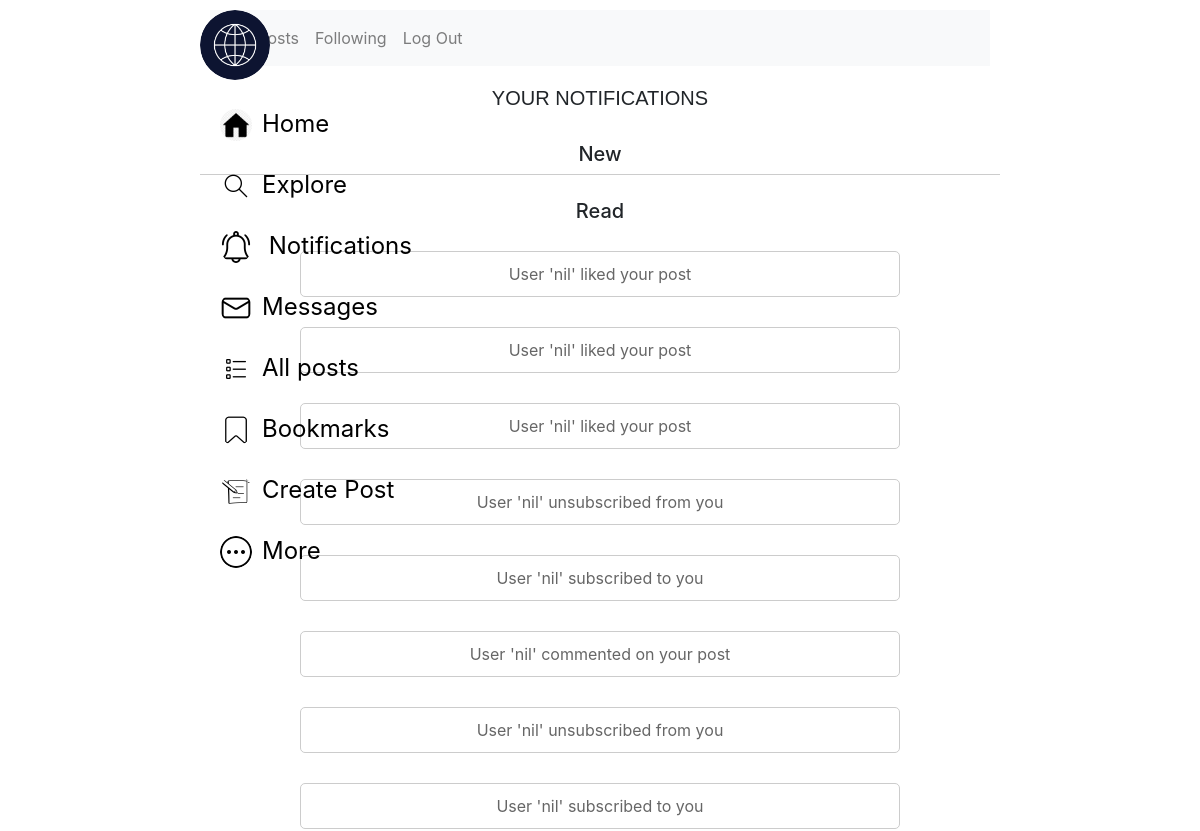
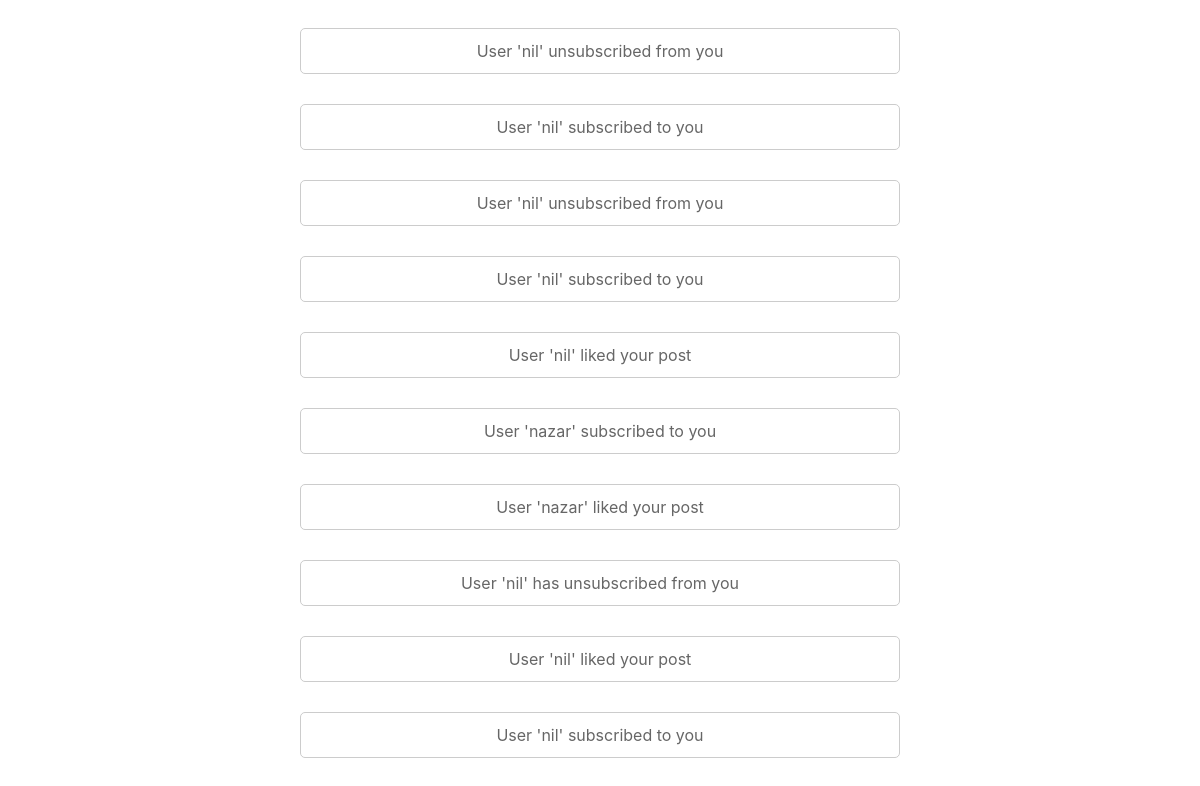
The page /notifications (signed in) on the database as committed earlier (2 pictures, top to bottom).
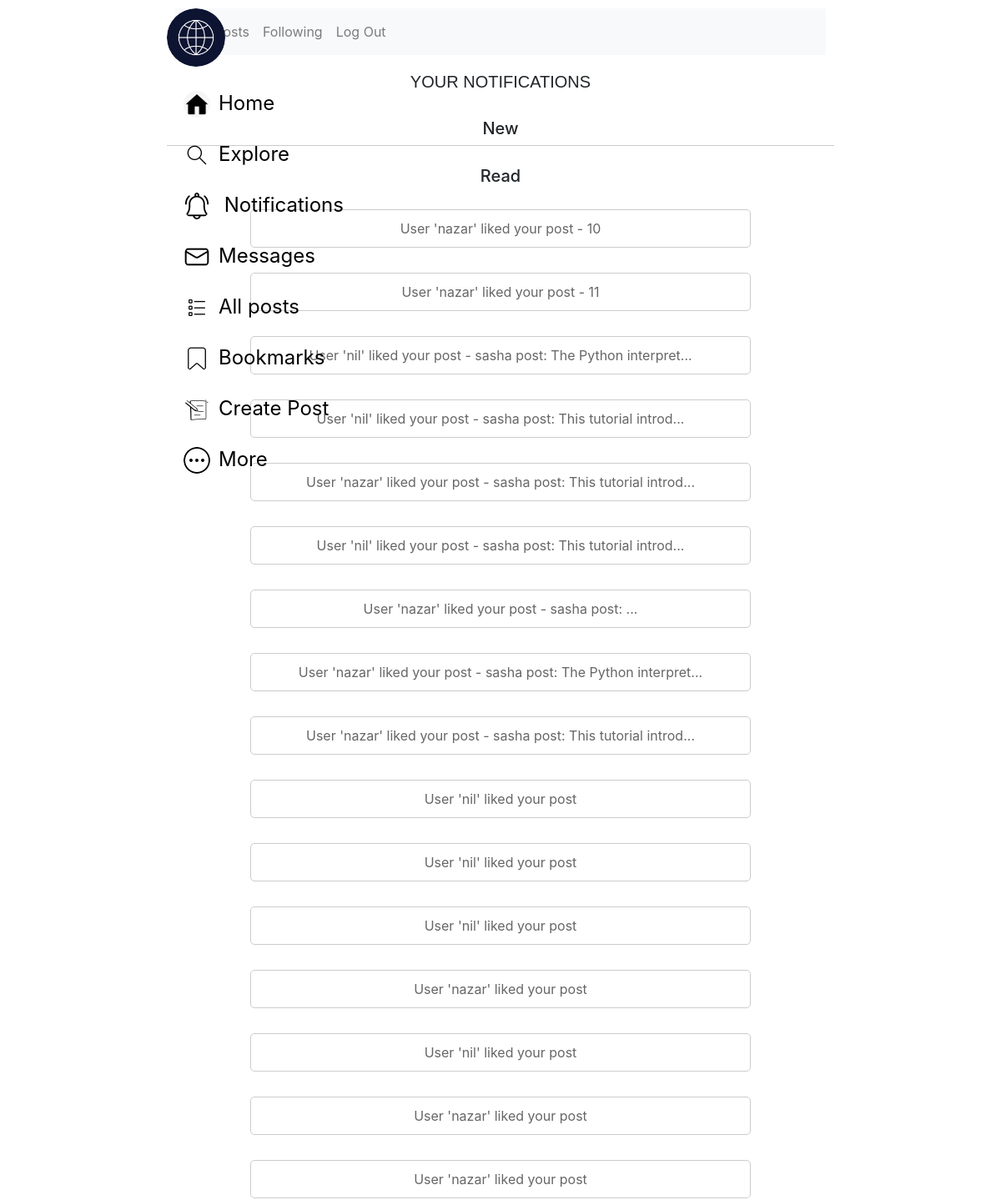
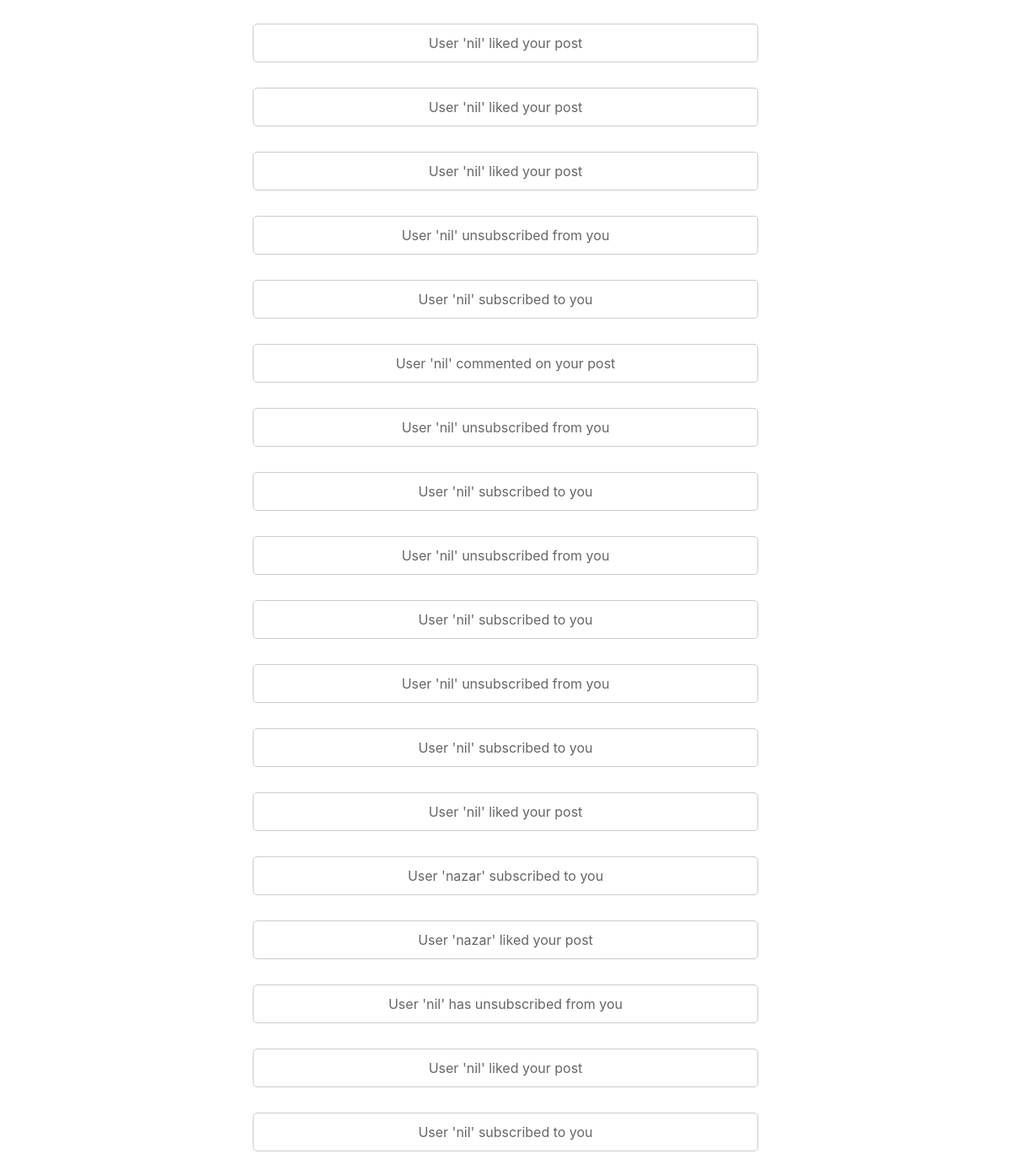
The same page on the database as committed later (2 pictures, top to bottom).
### network/models.py (models this page shows, shortened)
class Notification(models.Model):
    is_seen = models.BooleanField(default=False)
    message = models.TextField()
    timestamp = models.DateTimeField(auto_now_add=True)
    user = models.ForeignKey(User, on_delete=models.CASCADE)

### network/views.py (the view, shortened to what this page needs)
# urls.py: path("notifications", NotificationListView.as_view(), name="notifications"),
class NotificationListView(LoginRequiredMixin, ListView):
    model = Notification
    template_name = 'network/notifications.html'
    def get_queryset(self):
        return Notification.objects.filter(user=self.request.user).order_by("-timestamp")

### network/models.py (called while the page is built)
    def get_absolute_url(self):
        return reverse('user_profile', args=[str(self.username)])

### network/templates/network/notifications.html (shortened to what this page needs)
{% extends "network/layout.html" %}
{% load social_share %}
{% load static %}
{% block body %}
    <div class="centered-div"><h4>Your notifications</h4></div>
    <br>
    <div class="centered-div"><h5>New</h5></div>
    <hr><br>
    <div class="centered-div"><h5>Read</h5></div>
    {% for notification in object_list %}
        {% if notification.is_seen == True %}
        <div class="notification-container">
            <div class="notification read">
                <p>{{notification.message}}</p>
            </div>
        </div>
        {% endif %}
    {% endfor %}
{% endblock %}

### network/templates/network/layout.html (shortened to what this page needs)
{% load static %}
<!DOCTYPE html>
<html lang="en">
    <head>
        <link rel="stylesheet" href="https://stackpath.bootstrapcdn.com/bootstrap/4.4.1/css/bootstrap.min.css">
        <link href="{% static 'network/css/styles.css' %}" rel="stylesheet">
    </head>
    <body>
        <div class="centered">
        <nav class="navbar navbar-expand-lg navbar-light bg-light">
            <div class="navbar-nav">
              <ul class="navbar-nav mr-auto">
                <li class="nav-item">
                  <a class="nav-link" href="{% url 'index' %}">All Posts</a>
                </li>
                {% if user.is_authenticated %}
                    <li class="nav-item">
                        <a class="nav-link" href="{% url 'following' %}">Following</a>
                    </li>
                    <li class="nav-item">
                        <a class="nav-link" href="{% url 'logout' %}">Log Out</a>
                    </li>
                {% endif %}
              </ul>
            </div>
          </nav>
        </div>
            <img src="{% static 'network/img/social-media-icon.png' %}" alt="image" class="social-icon">
        <div class="left-sidebar">
        <ul>
            <li><a href="{{ user.get_absolute_url }}"><img src="{% static 'network/img/home2.png' %}" alt="image" class="menu-icon">Home</a></li>
            <li><a href="{% url 'explore' %}"><img src="{% static 'network/img/search.png' %}" alt="image" class="menu-icon">Explore</a></li>
            <li><a href="{% url 'notifications' %}" class="notification-link"><img src="{% static 'network/img/notification.png' %}" alt="image" class="menu-icon" id="notification"> Notifications</a></li>
            <li><a href="{% url 'chat' user.pk %}"><img src="{% static 'network/img/messages.png' %}" alt="image" class="menu-icon">Messages</a></li>
            <li><a href="{% url 'index' %}"><img src="{% static 'network/img/lists.png' %}" alt="image" class="menu-icon">All posts</a></li>
            <li><a href="{% url 'bookmarks' %}"><img src="{% static 'network/img/bookmarks.png' %}" alt="image" class="menu-icon">Bookmarks</a></li>
            <li><a href="{% url 'create_post' %}"><img src="{% static 'network/img/create_post.png' %}" alt="image" class="menu-icon">Create Post</a></li>
            <li><a href="#"><img src="{% static 'network/img/more.png' %}" alt="image" class="menu-icon">More</a></li>
        </ul>
    </div>
        <div class="body">
            {% block body %}
            {% endblock %}
        </div>
    </body>
</html>

### network/static/network/css/styles.css (style rules this page uses)
.left-sidebar { position: absolute; left: 200px; width: 300px; color: black; padding: 20px; height: 65%; }
.left-sidebar ul { list-style: none; padding: 0; }
.left-sidebar ul li { margin-bottom: 25px; }
.left-sidebar a { text-decoration: none; color: black; font-size: 24px; }
.navbar-nav { display: flex; justify-content: center; }
.menu-icon { width: 32px; height: 32px; display: inline-block; border-radius: 50%; font-size: 20px; margin-right: 10px; }
.centered { width: 800px; margin: 0 auto; margin-bottom: 10px; padding: 10px; }
.social-icon { position: absolute; left: 200px; top: 10px; width: 70px; border-radius: 50%; margin-right: 10px; }
.centered-div { display: flex; align-items: center; justify-content: center; }
.notification-container { text-align: center; margin: 20px auto; max-width: 600px; height: 100%; display: flex; flex-direction: column; justify-content: space-around; }
.notification { padding: 10px; border-radius: 5px; margin-bottom: 10px; font-size: 16px; line-height: 1.5; }
.read { background-color: #fff; color: #666; border: 1px solid #ccc; }
.notification p { margin: 0; }
hr { max-width: 800px; margin: 0 auto; border-color: #ccc; }
.notification-link { position: relative; }
h4 { font-family: 'Arial', sans-serif; font-size: 20px; text-transform: uppercase; }

Rows that differ between the two databases and show on the page:
added Notification: message "User 'nazar' liked your post - 10"
added Notification: message "User 'nazar' liked your post - 11"
added Notification: message "User 'nil' liked your post - sasha post: The Python interpret..."
added Notification: message "User 'nil' liked your post - sasha post: This tutorial introd..."
added Notification: message "User 'nazar' liked your post - sasha post: This tutorial introd..."
added Notification: message "User 'nil' liked your post - sasha post: This tutorial introd..."
added Notification: message "User 'nazar' liked your post - sasha post: ..."
added Notification: message "User 'nazar' liked your post - sasha post: The Python interpret..."
added Notification: message "User 'nazar' liked your post - sasha post: This tutorial introd..."
added Notification: message "User 'nil' liked your post"
added Notification: message "User 'nil' liked your post"
added Notification: message "User 'nil' liked your post"
added Notification: message "User 'nazar' liked your post"
added Notification: message "User 'nil' liked your post"
added Notification: message "User 'nazar' liked your post"
added Notification: message "User 'nazar' liked your post"
